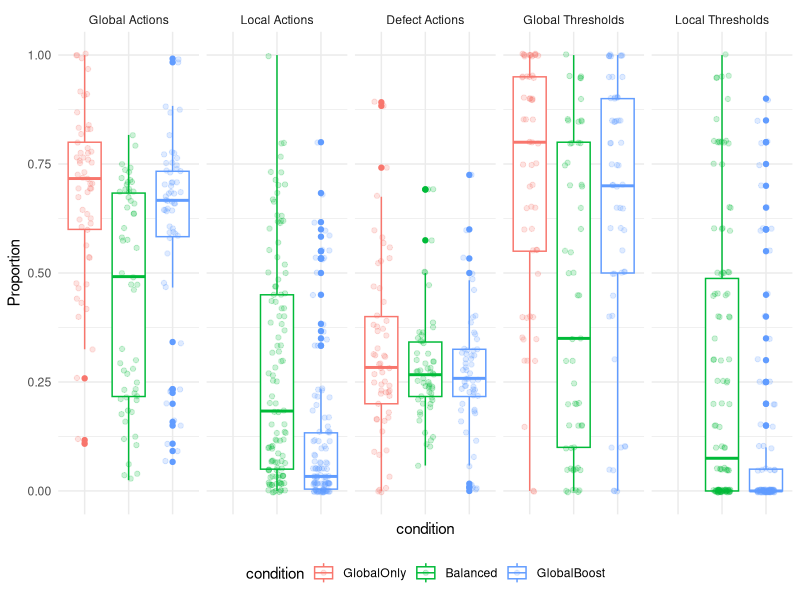
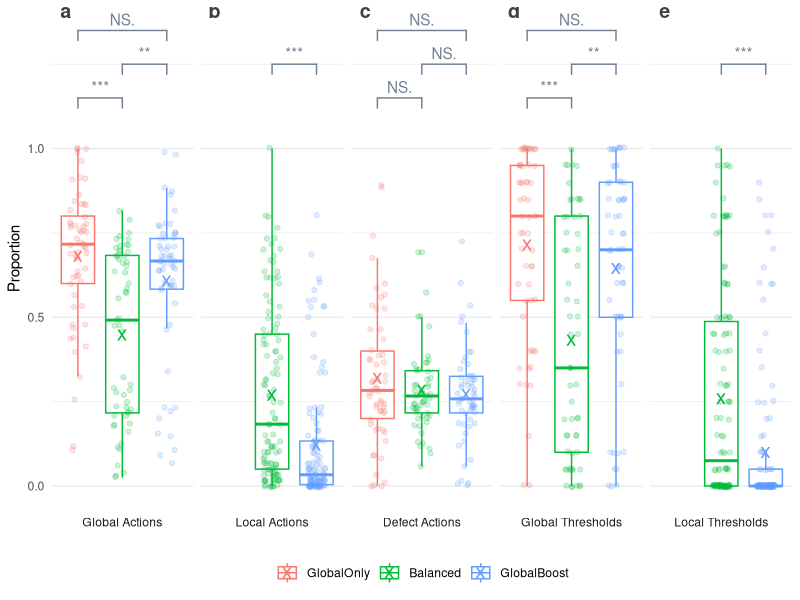
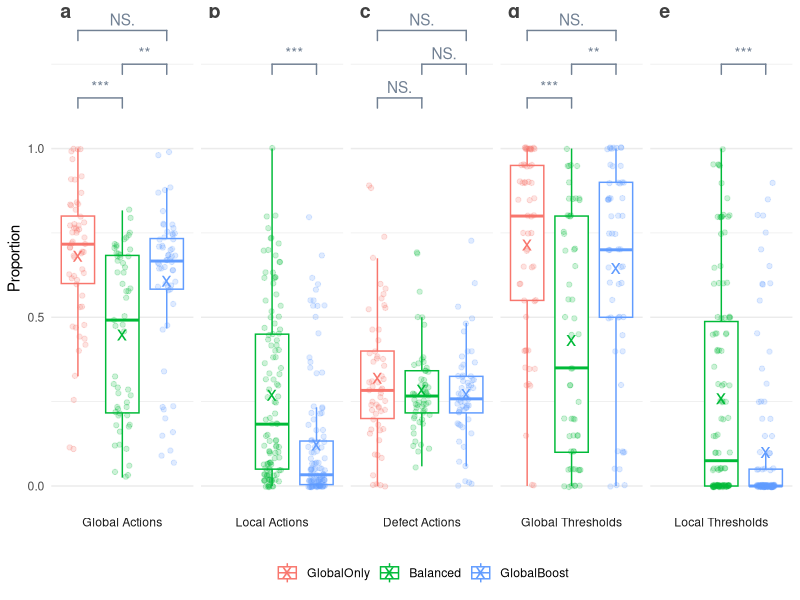

These charts were generated, in order, by the following R code:
library("tidyverse")
library("dplyr")

data <- read.table("data/data_full_groups.csv", header=TRUE, sep=",", quote='"')

nrow(data)

###################
# 

cols_n_global <- sprintf("game.%s.player.global_group_contributions", 1:20)
cols_n_local <- sprintf("game.%s.player.local_group_contributions", 1:20)
cols_n_other <- sprintf("game.%s.player.other_group_contributions", 1:20)
cols_n_defect <- sprintf("game.%s.player.kept_group_contributions", 1:20)

cols <- c(cols_n_global, cols_n_local, cols_n_other, cols_n_defect)

pivoted_data_long <- pivot_longer(data, 
                                  cols,
                                  names_to = c("round", "action_type"),
                                  names_pattern = "game.(.*).player.(.*)",
                                  values_transform = list(value = as.character)
)

# Remove unneeded columns
cols_of_interest <- c("group_id",
                      "subgroup_id",
                      "round",
                      "action_type",
                      "value",
                      "condition")
pivoted_data_long <- pivoted_data_long[cols_of_interest]

# Global group contributions
# Remove repeated data from memebers fo each group
pivoted_data_unique <- pivoted_data_long %>% distinct(group_id,round,action_type, .keep_all = TRUE)

pivoted_data_unique$value <- as.integer(pivoted_data_unique$value)
pivoted_data_unique$id <- pivoted_data_unique$group_id

#########
# GLobal

# Get just global contributions
data_global_counts <- pivoted_data_unique %>%
  filter(action_type=="global_group_contributions") %>%
  group_by(id, condition) %>%
  dplyr::summarise(total = sum(value)/120)

data_global_counts$count_type <- "Actions"
data_global_counts$level <- "Global"


########
# Local

pivoted_data_unique_subgroup <- pivoted_data_long %>% distinct(subgroup_id,round,action_type, .keep_all = TRUE)

pivoted_data_unique_subgroup$value <- as.integer(pivoted_data_unique_subgroup$value)
pivoted_data_unique_subgroup$id <- pivoted_data_unique_subgroup$subgroup_id


data_local_counts <- pivoted_data_unique_subgroup %>%
  filter(action_type=="local_group_contributions") %>%
  group_by(id, condition) %>%
  dplyr::summarise(total = sum(value)/60)

data_local_counts$count_type <- "Actions"
data_local_counts$level <- "Local"

#########
# Defect

# Get just global contributions
data_kept_counts <- pivoted_data_unique %>%
  filter(action_type=="kept_group_contributions") %>%
  group_by(id, condition) %>%
  dplyr::summarise(total = sum(value)/120)

data_kept_counts$count_type <- "Actions"
data_kept_counts$level <- "Self"

#########
# Global Thresholds

cols_n_global_threshold <- sprintf("game.%s.player.global_threshold_met", 1:20)

pivoted_data_global_threshold <- pivot_longer(data, 
                                              cols_n_global_threshold,
                                              names_to = c("round"),
                                              names_pattern = "game.(.*).player.global_threshold_met",
                                              values_transform = list(value = as.character)
)

# Remove unneeded columns
cols_of_interest <- c("group_id",
                      "round",
                      "value",
                      "condition")
pivoted_data_global_threshold <- pivoted_data_global_threshold[cols_of_interest]

# Global group contributions
# Remove repeated data from memebers fo each group
global_threshold_unique <- pivoted_data_global_threshold %>% distinct(group_id,round, .keep_all = TRUE)

global_threshold_unique$value <- as.integer(global_threshold_unique$value)
global_threshold_unique$id <- global_threshold_unique$group_id

data_global_thresholds <- global_threshold_unique %>%
  group_by(id, condition) %>%
  dplyr::summarise(total = sum(value)/20)

data_global_thresholds$count_type <- "Thresholds"
data_global_thresholds$level <- "Global"



#########
# Local Thresholds

cols_n_local_threshold <- sprintf("game.%s.player.local_threshold_met", 1:20)

pivoted_data_local_threshold <- pivot_longer(data, 
                                              cols_n_local_threshold,
                                              names_to = c("round"),
                                              names_pattern = "game.(.*).player.local_threshold_met",
                                              values_transform = list(value = as.character)
)

# Remove unneeded columns
cols_of_interest <- c("subgroup_id",
                      "round",
                      "value",
                      "condition")
pivoted_data_local_threshold <- pivoted_data_local_threshold[cols_of_interest]

# Global group contributions
# Remove repeated data from memebers fo each group
local_threshold_unique <- pivoted_data_local_threshold %>% distinct(subgroup_id,round, .keep_all = TRUE)

local_threshold_unique$value <- as.integer(local_threshold_unique$value)
local_threshold_unique$id <- local_threshold_unique$subgroup_id

data_local_thresholds <- local_threshold_unique %>%
  group_by(id, condition) %>%
  dplyr::summarise(total = sum(value)/20)

data_local_thresholds$count_type <- "Thresholds"
data_local_thresholds$level <- "Local"

df <- dplyr::bind_rows(data_global_counts, data_local_counts, data_kept_counts, 
                       data_global_thresholds, data_local_thresholds)

# Plots
df$condition <- factor(df$condition, levels = c("GlobalOnly", "Balanced", "GlobalBoost"))

df$level <- if_else(df$level == "Self", "Defect", df$level)

df <- df %>%
  filter(!(condition == "GlobalOnly" & level == "Local"))

df <- df %>%
  mutate(grouping = interaction(level, count_type, sep=" "))

df$grouping <- factor(df$grouping, levels = c("Global Actions", "Local Actions", "Defect Actions", "Global Thresholds", "Local Thresholds"))


ggplot(df, aes(x = condition, y = total, color = condition)) +
  geom_boxplot() +  # Removed position_dodge, adjust if needed
  geom_jitter(width=0.2, alpha=0.2) +  # Adjust 'width' to ensure alignment
  facet_wrap(~grouping, nrow=1) +
  labs(y = "Proportion") +
  theme_minimal() +
  theme(legend.position="bottom") +
  theme(axis.text.x = element_blank())

#install.packages("ggsignif")
library(ggsignif)

install.packages("ggpubr")
library(ggpubr)


annotation_df <- data.frame(
  grouping = c("Global Actions", "Local Actions", "Defect Actions", "Global Thresholds", "Local Thresholds"), # Match these to your actual group names
  x = 1, # Position on the x-axis; Inf means far right
  y = 1, # Position on the y-axis; adjust this based on your y-axis scale
  condition="Global Only"
)
annotation_df$grouping <- factor(annotation_df$grouping, levels=c("Global Actions", "Local Actions", "Defect Actions", "Global Thresholds", "Local Thresholds"))


ggplot(df, aes(x = condition, y = total, color = condition)) +
  geom_boxplot(outlier.shape=NA) +  # Removed position_dodge, adjust if needed
  geom_jitter(width=0.2, alpha=0.2) +  # Adjust 'width' to ensure alignment
  facet_wrap(~grouping, nrow=1, strip.position="bottom") +
  geom_signif(comparisons = list(c("GlobalOnly", "Balanced"), c("Balanced", "GlobalBoost")), 
              map_signif_level=TRUE, y_position = c(1.1, 1.2), color="#718093") +
  geom_signif(comparisons = list(c("GlobalOnly", "GlobalBoost")), 
              annotations="NS.", y_position = c(1.3), color="#718093") +
  stat_summary(fun.y = mean, geom = "point", shape = "x", size = 5) +
  labs(y = "Proportion") +
  theme_minimal() +
  theme(legend.position="bottom",
        legend.title=element_blank()) +
  theme(axis.title.x=element_blank(),
        axis.text.x=element_blank(),
        axis.ticks.x=element_blank()) +
  theme(panel.grid.major.x = element_blank(),
        panel.grid.minor.x = element_blank()) +
  geom_text(data = annotation_df, aes(x = x, y = y, label = c("a", "b", "c", "d", "e")),
            color="#404040", fontface="bold", size=5, vjust=-8.7, hjust=1.6)

ggsave("images/outcomes_boxplots.png", dpi=600, width = 8, height = 6, bg='#ffffff')

################################
# Some stats
# Proprtions of global, local, other, defection rates across all conidtions. 


# 1. Total global, defection rates across all conditions
result_actions <- data %>%
  select(matches("game\\.\\d+\\.player\\.contribution")) %>%
  pivot_longer(cols = everything(), names_to = "round", values_to = "decision") %>%
  group_by(decision) %>%
  dplyr::summarise(total = n()) %>%
  dplyr::mutate(proportion = total/sum(total))

# 2. Total thresholds across conditions
result_global_thresholds <- data %>%
  select(matches("game\\.\\d+\\.player\\.global_threshold_met")) %>%
  pivot_longer(cols = everything(), names_to = "round", values_to = "decision") %>%
  group_by(decision) %>%
  dplyr::summarise(total = n()) %>%
  dplyr::mutate(proportion = total/sum(total))  

# 3. Total local, other actions rates across GlobalBoost and Balanced conditions
result_actions_local <- data %>%
  filter(condition != "GlobalOnly") %>%
  select(matches("game\\.\\d+\\.player\\.contribution")) %>%
  pivot_longer(cols = everything(), names_to = "round", values_to = "decision") %>%
  group_by(decision) %>%
  dplyr::summarise(total = n()) %>%
  dplyr::mutate(proportion = total/sum(total))

result_thresholds_local <- data %>%
  filter(condition != "GlobalOnly") %>%
  select(matches("game\\.\\d+\\.player\\.local_threshold_met")) %>%
  pivot_longer(cols = everything(), names_to = "round", values_to = "decision") %>%
  group_by(decision) %>%
  dplyr::summarise(total = n())  %>%
  dplyr::mutate(proportion = total/sum(total))


compare_pairwise_conditions <- function(df, conditions, this_grouping) {
  
  this_df <- df %>%
    filter(condition %in% conditions) %>%
    filter(grouping == this_grouping)

  result <- wilcox.test(total ~ condition, data=this_df)  
  print(result)
  
  this_counts <- this_df %>%
    group_by(condition) %>%
    dplyr::summarise(total = mean(total))
  print(this_counts)
}


compare_pairwise_conditions(df, c("GlobalOnly", "Balanced"), "Global Actions")
compare_pairwise_conditions(df, c("GlobalBoost", "Balanced"), "Global Actions")
compare_pairwise_conditions(df, c("GlobalBoost", "GlobalOnly"), "Global Actions")

compare_pairwise_conditions(df, c("GlobalBoost", "Balanced"), "Local Actions")

compare_pairwise_conditions(df, c("GlobalOnly", "Balanced"), "Defect Actions")
compare_pairwise_conditions(df, c("GlobalBoost", "Balanced"), "Defect Actions")
compare_pairwise_conditions(df, c("GlobalBoost", "GlobalOnly"), "Defect Actions")

compare_pairwise_conditions(df, c("GlobalOnly", "Balanced"), "Global Thresholds")
compare_pairwise_conditions(df, c("GlobalBoost", "Balanced"), "Global Thresholds")
compare_pairwise_conditions(df, c("GlobalBoost", "GlobalOnly"), "Global Thresholds")

compare_pairwise_conditions(df, c("GlobalBoost", "Balanced"), "Local Thresholds")

